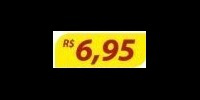
#> input picture img0001.png, 200 x 100 px; its folder holds 4 pictures in this run
$ python main.py
#> lines starting #> are read from the running program, lines starting #| are printed output that depends on the picture
'''
Atividade Pontuada 01
Autor: João Victor Guimarães Florêncio
Disciplina: Processamento de Imagens - T02 - 2022.2
Professor: Dr. Leonardo Nogueira Matos

Enunciado:Elabore um programa em Python 3 para realizar o pré-processamento de imagens de caracteres
óticos tipográficos a fim de que sejam utilizados por um programa para reconhecimento de textos -
pytesseract .
O pré-processamento consiste em identificar parâmetros apropriados para ajuste de brilho e contraste
a serem aplicados a fim de maximizar o desempenho do OCR, que deve possuir acurácia superior a
90% em uma base de teste.
Serão utilizados a base de dados fornecida pelo professor, onde constam 100 imagens
'''

# Importando bibliotecas
import numpy as np
import matplotlib.pyplot as plt
from skimage import io
import pytesseract
from skimage.filters import threshold_otsu


# Criando uma lista vazia para armazenar os nomes dos arquivos
nomes_arquivos = []
imagens = []
# Adicionando os nomes dos arquivos na lista usando um loop for
for i in range(1, 101):

    # Criando o nome do arquivo
    nome_arquivo = "img" + str(i).zfill(4) + ".png"
    # Adicionando o nome do arquivo na lista
    nomes_arquivos.append(nome_arquivo)
    # Lendo a imagem
    imagem = (io.imread(nome_arquivo, as_gray=True) * 255).astype('uint8')
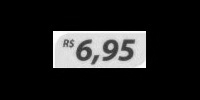
#> imagem: shape (100, 200); min 0, max 254, mean 33.1
    # Adicionando a imagem na lista
    imagens.append(imagem)
#> pass 2 of the loop `for i in range(1, 101):`:
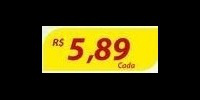
#> input picture img0002.png, 200 x 100 px
#> `imagem = (io.imread(nome_arquivo, as_gray=True) * 255).astype('uint8')`:
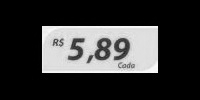
#> imagem: shape (100, 200); min 0, max 251, mean 54.8
#> pass 3 of the loop `for i in range(1, 101):`:
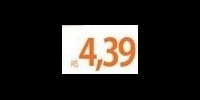
#> input picture img0003.png, 200 x 100 px
#> `imagem = (io.imread(nome_arquivo, as_gray=True) * 255).astype('uint8')`:
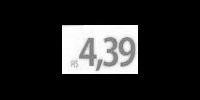
#> imagem: shape (100, 200); min 0, max 255, mean 41.7
#> (the run stopped early here; a loop or call above may not have finished)
